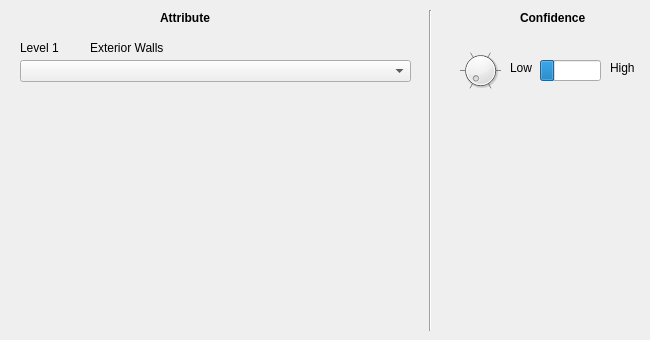
   <widget class="QWidget" name="tab_2">
    <attribute name="title">
     <string>Ext. Walls</string>
    </attribute>
    <widget class="QLabel" name="label_127">
     <property name="geometry">
      <rect>
       <x>520</x>
       <y>10</y>
       <width>81</width>
       <height>16</height>
      </rect>
     </property>
     <property name="font">
      <font>
       <weight>75</weight>
       <bold>true</bold>
      </font>
     </property>
     <property name="text">
      <string>Confidence</string>
     </property>
    </widget>
    <widget class="QLabel" name="label_128">
     <property name="geometry">
      <rect>
       <x>160</x>
       <y>10</y>
       <width>81</width>
       <height>16</height>
      </rect>
     </property>
     <property name="font">
      <font>
       <weight>75</weight>
       <bold>true</bold>
      </font>
     </property>
     <property name="text">
      <string>Attribute</string>
     </property>
    </widget>
    <widget class="Line" name="line_14">
     <property name="geometry">
      <rect>
       <x>420</x>
       <y>10</y>
       <width>20</width>
       <height>321</height>
      </rect>
     </property>
     <property name="orientation">
      <enum>Qt::Vertical</enum>
     </property>
    </widget>
    <widget class="QLabel" name="label_130">
     <property name="geometry">
      <rect>
       <x>610</x>
       <y>60</y>
       <width>31</width>
       <height>16</height>
      </rect>
     </property>
     <property name="text">
      <string>High</string>
     </property>
    </widget>
    <widget class="QDial" name="nonstrcexw_bp">
     <property name="geometry">
      <rect>
       <x>460</x>
       <y>50</y>
       <width>41</width>
       <height>41</height>
      </rect>
     </property>
     <property name="maximum">
      <number>99</number>
     </property>
     <property name="singleStep">
      <number>10</number>
     </property>
     <property name="wrapping">
      <bool>false</bool>
     </property>
     <property name="notchTarget">
      <double>10.000000000000000</double>
     </property>
     <property name="notchesVisible">
      <bool>true</bool>
     </property>
    </widget>
    <widget class="QLabel" name="label_132">
     <property name="geometry">
      <rect>
       <x>20</x>
       <y>40</y>
       <width>53</width>
       <height>16</height>
      </rect>
     </property>
     <property name="text">
      <string>Level 1</string>
     </property>
    </widget>
    <widget class="QLabel" name="label_133">
     <property name="geometry">
      <rect>
       <x>90</x>
       <y>40</y>
       <width>251</width>
       <height>16</height>
      </rect>
     </property>
     <property name="text">
      <string>Exterior Walls</string>
     </property>
    </widget>
    <widget class="QLabel" name="label_134">
     <property name="geometry">
      <rect>
       <x>510</x>
       <y>60</y>
       <width>31</width>
       <height>16</height>
      </rect>
     </property>
     <property name="text">
      <string>Low</string>
     </property>
    </widget>
    <widget class="QProgressBar" name="progressBar_25">
     <property name="geometry">
      <rect>
       <x>540</x>
       <y>60</y>
       <width>61</width>
       <height>21</height>
      </rect>
     </property>
     <property name="value">
      <number>24</number>
     </property>
     <property name="textVisible">
      <bool>false</bool>
     </property>
     <property name="invertedAppearance">
      <bool>false</bool>
     </property>
    </widget>
    <widget class="QComboBox" name="nonstrcexw">
     <property name="geometry">
      <rect>
       <x>20</x>
       <y>60</y>
       <width>391</width>
       <height>22</height>
      </rect>
     </property>
    </widget>
   </widget>
